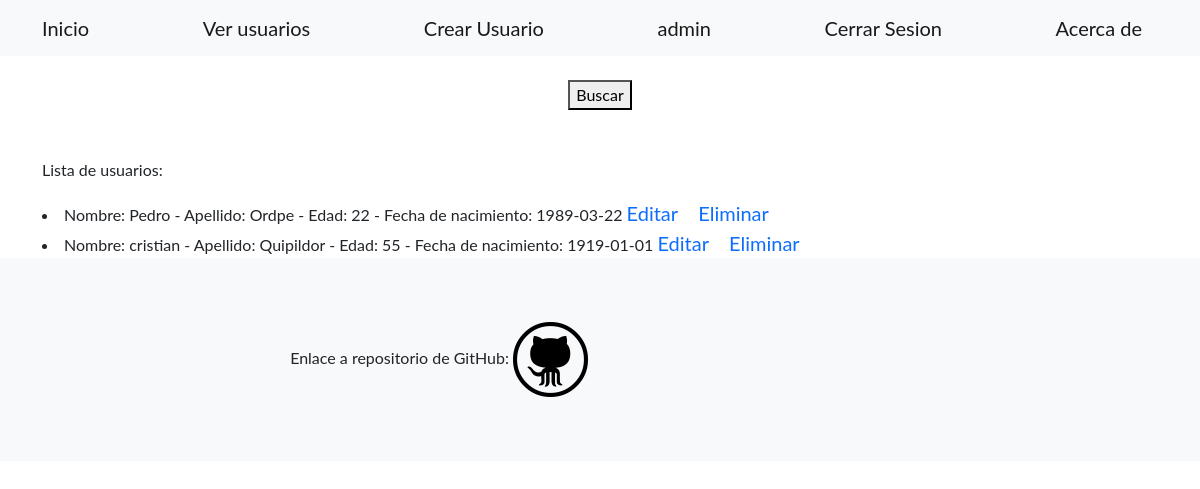
Page /usuarios/ (signed in) on the committed database.
### home/models.py (models this page shows)
class Usuario(models.Model):
    nombre = models.CharField(max_length=30)
    apellido = models.CharField(max_length=30)
    edad = models.IntegerField()
    fecha_nacimiento = models.DateField()
    def __str__(self):
        return f'Nombre: {self.nombre} - Apellido: {self.apellido} - Edad: {self.edad} - Fecha de nacimiento: {self.fecha_nacimiento}'

### home/views.py (the view)
# urls.py: path('usuarios/', views.VerUsuarios.as_view(), name="ver_usuarios"),
class VerUsuarios(LoginRequiredMixin,ListView):
    model = Usuario
    template_name = 'home/ver_usuarios.html'

### home/templates/home/ver_usuarios.html (shortened to what this page needs)
{% extends 'home/base.html'%}
{% block cuerpo %}
<form action={% url 'ver_usuarios' %} method="GET">
    <br>
    <center><button>Buscar</button></center>
</form>
<br><br>
<p>Lista de usuarios:</p>
{% if object_list %}
    {% for usuario in object_list%}
    <li>{{usuario}}
        <a class="navbar-brand" href={% url 'editar_usuario' usuario.id %}>Editar</a>
        <a class="navbar-brand" href={% url 'eliminar_usuario' usuario.id %}>Eliminar</a>
    </li>
    {% endfor %}
{%else%}
No se encontraron resultados de la busqueda!
{% endif %}
{% endblock cuerpo %}

### home/templates/home/base.html (shortened to what this page needs)
<!DOCTYPE html>
<html lang="en">
    <head>
        {% load static %}
        <link href={% static 'css/styles.css' %} rel="stylesheet" />
    </head>
    <body>
        <nav class="navbar navbar-light bg-light static-top">
            <div class="container">
                <a class="navbar-brand" href={% url "index" %}>Inicio</a>
                <a class="navbar-brand" href={% url "ver_usuarios" %}>Ver usuarios</a>
                <a class="navbar-brand" href={% url "crear_usuario" %}>Crear Usuario</a>
                {% if request.user.is_authenticated %}
                <a class="navbar-brand" href={% url "perfil" %}>{{request.user.username}}</a>
                <a class="navbar-brand" href={% url "cerrar_sesion" %}>Cerrar Sesion</a>
                {% else %}
                <a class="navbar-brand" href={% url "iniciar_sesion" %}>Iniciar Sesion</a>
                <a class="navbar-brand" href={% url "registrar" %}>Registrarse</a>
                {% endif %}
                <a class="navbar-brand" href={% url "acerca_de" %}>Acerca de</a>
            </div>
        </nav>
        <div class="container">
        {% block cuerpo %}
        {% endblock cuerpo %}
        </div>
            <footer class="footer bg-light">
                <div class="container">
                    <div class="row">
                        <div class="col-lg-6 h-100 text-center text-lg-end my-auto">
                            <ul class="list-inline mb-0">
                                <li>
                                    Enlace a repositorio de GitHub: <a href="https://github.com/weghonos/Entrega1-Quipildor.git">
                                        <img src={% static '/assets/img/githublogo.png' %} width="75" height="75">
                                    </a>
                                </li>
                            </ul>
                        </div>
                    </div>
                </div>
            </footer>
    </body>
</html>

### rows in the picture
Usuario: nombre+apellido+edad "Nombre: Pedro - Apellido: Ordpe - Edad: 22 - Fecha de nacimiento: 1989-03-22"
Usuario: nombre+apellido+edad "Nombre: cristian - Apellido: Quipildor - Edad: 55 - Fecha de nacimiento: 1919-01-01"

### other values in the picture
{{ request.user.username }} "admin"
